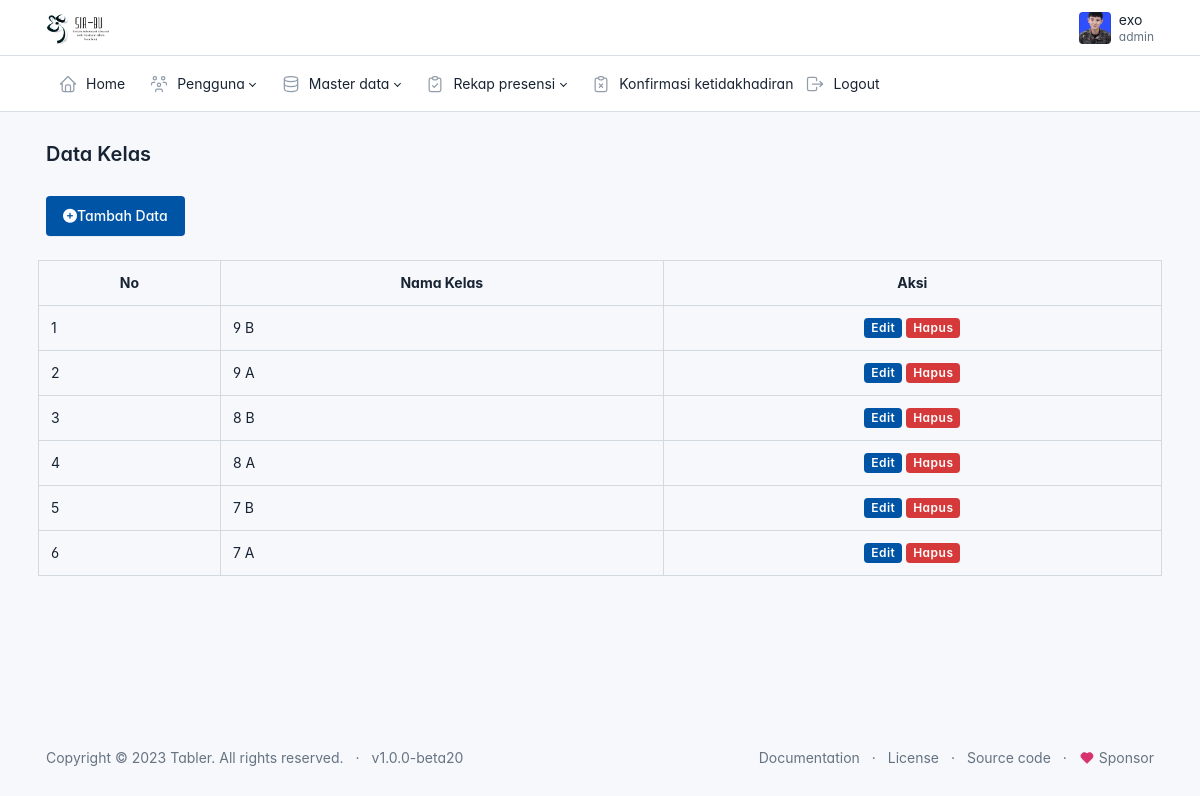
Page /admin/data_kelas/kelas.php (signed in) on the committed database.
### tables this page shows
CREATE TABLE `kelas` (
  `id` int(11) NOT NULL,
  `kelas` varchar(225) NOT NULL
);

### config.php (called while the page is built, shortened)
<?php
function base_url($url = null)
{
    $base_url = 'http://localhost/skripsi';
    if($url != null){
        return $base_url . '/'.$url;
    }else{
        return $base_url;
    }
}

### admin/data_kelas/kelas.php (the view, shortened to what this page needs)
<?php
include('../layout/header.php');
require_once('../../config.php');
$result = mysqli_query($connection, "SELECT * FROM kelas ORDER BY id DESC");
?>
        <div class="page-body">
          <div class="container-xl">
          <a href ="<?= base_url('admin/data_kelas/tambah.php')?>" class="btn btn-primary"><span class="text">
            <i class="fa-solid fa-circle-plus"></i>Tambah Data</span></a>
            <div class="row row-deck row-cards mt-2">
            <table class="table table-bordered">
                <tr class="text-center">
                    <th>No</th>
                    <th>Nama Kelas</th>
                    <th>Aksi</th>
                </tr>
                <?php if(mysqli_num_rows($result) === 0 ) : ?>
                    <tr>
                        <td colspan="3">
                            Data Masih Kosong Silahkan Tambahkan Data Baru
                        </td>
                    </tr>
                    <?php else :  ?>
                    <?php $no=1;
                        while($kelas = mysqli_fetch_array($result)): ?>
                    <tr>
                        <td><?= $no++?></td>
                        <td><?= $kelas['kelas']?></td>
                        <td  class="text-center">
                        <a href="<?= base_url('admin/data_kelas/edit.php?id='.$kelas['id'])?>" class="badge bg-primary">Edit</a>
                        <a href="<?= base_url('admin/data_kelas/hapus.php?id='.$kelas['id'])?>" class="badge bg-danger tombol-hapus">Hapus</a>
                        </td>
                    </tr>
                    <?php endwhile; ?>
                <?php endif;?>
            </table>
            </div>
          </div>
        </div>
        <?php include('../layout/footer.php')?>

### admin/layout/header.php (style rules this page uses)
:root { --tblr-font-sans-serif: 'Inter Var', -apple-system, BlinkMacSystemFont, San Francisco, Segoe UI, Roboto, Helvetica Neue, sans-serif; }
body { font-feature-settings: "cv03", "cv04", "cv11"; }

### rows in the picture
kelas: kelas "9 B"
kelas: kelas "9 A"
kelas: kelas "8 B"
kelas: kelas "8 A"
kelas: kelas "7 B"
kelas: kelas "7 A"

### other values in the picture
$_SESSION['username'] "exo"
$_SESSION['role'] "admin"
$judul "Data Kelas"
